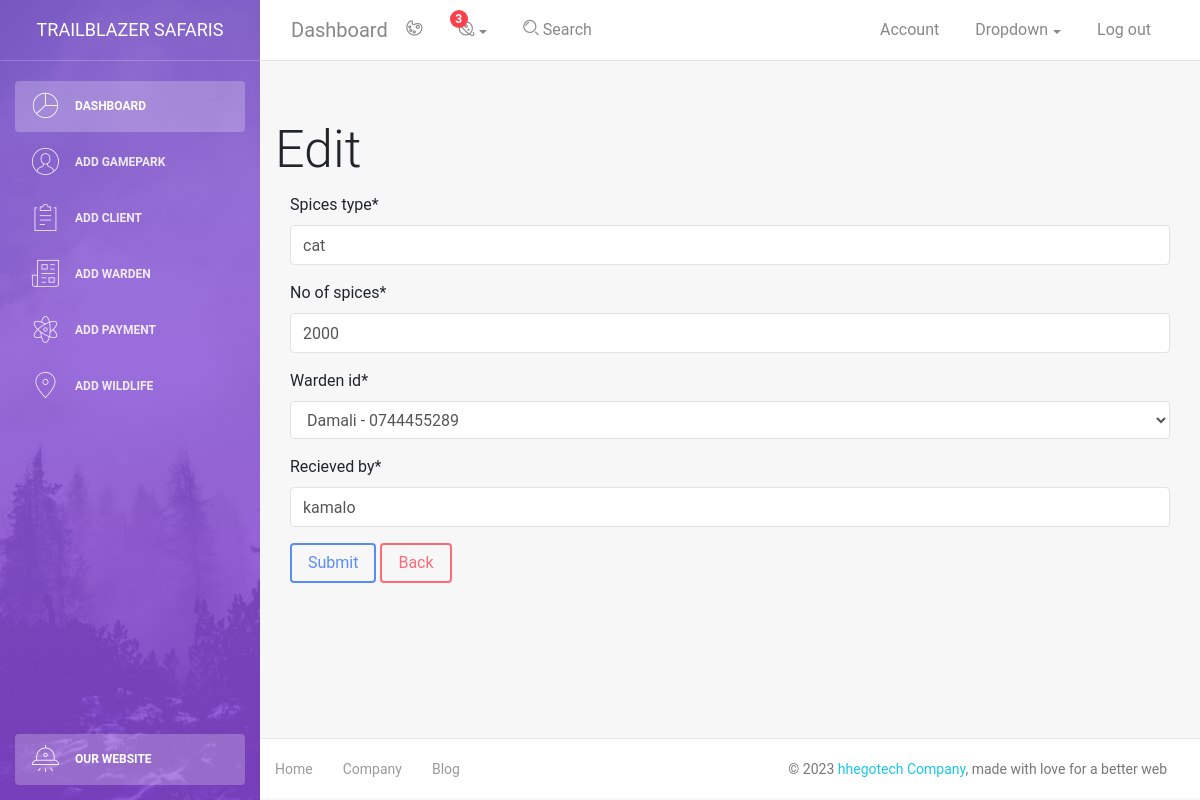
Screenshot of /edit_wildlife/3/ with the database file from the repository.
### blog/models.py (models this page shows, shortened)
class Wildlife_animal(models.Model):
    spices_type = models.CharField(max_length=40)
    no_of_spices = models.IntegerField()
    warden_id = models.ForeignKey(Warden, on_delete=models.CASCADE)
    recieved_by = models.CharField(max_length=100, default="missing")

### blog/views.py (the view)
# urls.py: path('edit_wildlife/<int:wildlife_id>/',edit_wildlife_view, name="edit_wildlife_page"),
def edit_wildlife_view(request,wildlife_id):
    message = ""
    wildlife = Wildlife_animal.objects.get(id=wildlife_id)
    if request.method == "POST":
        wildlife_form = Wildlife_animalForm(request.POST, instance=wildlife)
        if wildlife_form.is_valid():
            wildlife_form.save()
            message = "succesfuly changed wildlife"
    wildlife_form = Wildlife_animalForm(instance=wildlife)
    messages.success(request,message)
    context = {
        'form': wildlife_form,
        'message': message,
        'wildlife':wildlife,
    }
    return render(request, 'edit_wildlife.html', context)

### blog/forms.py
class Wildlife_animalForm(ModelForm):
    class Meta:
        model = Wildlife_animal
        fields = '__all__'

### blog/models.py (called while the page is built)
    def __str__(self):
        return f"{self.warden_name} - {self.contact}"

### blog/templates/edit_wildlife.html (shortened to what this page needs)
{% extends './ase.html' %}
{% load crispy_forms_tags %}
{% block content %}
    <h1> Edit {{warden.spices_type}}</h1>
<div class="container">
    <form method="POST">
        {{form|crispy}}
        <input type="submit" class="btn btn-primary">
        <a href="{% url 'add_wildlife_animal_page' %}" > <button type="button" class="btn btn-danger"> Back</button></a>
    </form>
</div>
{% endblock content %}

### rows the page displays
Wildlife_animal: spices_type "cat", no_of_spices "2000", warden_id "Damali - 0744455289", recieved_by "kamalo"
